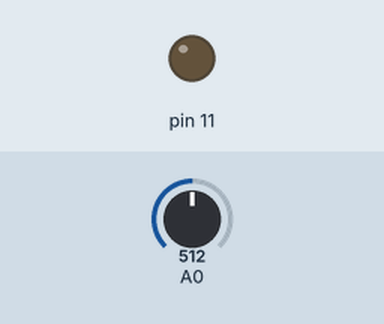
Recording of a sketch running on a simulated Arduino Uno, built with avr-gcc and run on an emulated ATmega328P. Parts: output pins drawn as LEDs (lit = HIGH). The test bench sets the inputs (shaded band); at power-on: A0 = 512. What the sketch prints to the serial monitor is not drawn.

Above: at 1.2 s.
1.3 s: A0 set to 318
2.8 s: A0 set to 292
At 3.1 s:
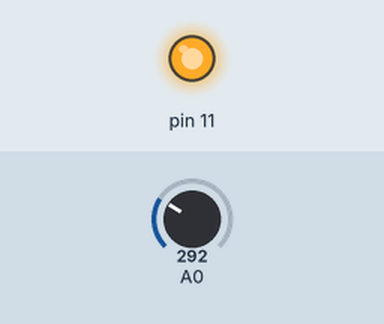
4.3 s: A0 set to 306
At 5.5 s:
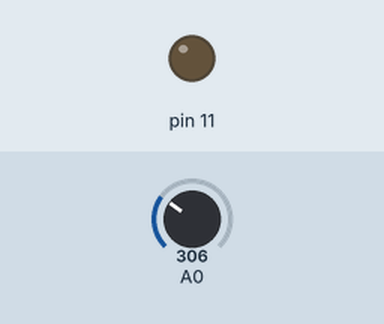
5.8 s: A0 set to 290
At 7.0 s:
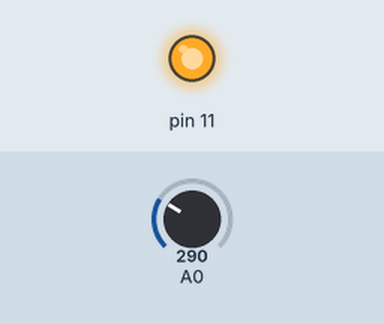
Timing chart, 0 to 8.3 s (numbered marks = the images above; inputs shaded):
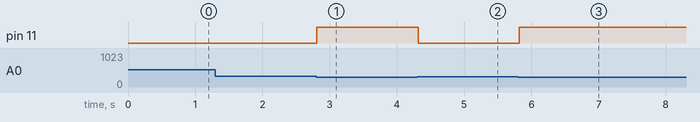

Measured:
- the behaviour switches between 301 and 300 on A0 (found by bisection; images 0 and 1)
- after the input at 1.3 s, every drawn part: stays the same
- after the input at 2.8 s, pin 11: LOW → HIGH at once
- after the input at 4.3 s, pin 11: HIGH → LOW at once
- after the input at 5.8 s, pin 11: LOW → HIGH at once

The sketch:

CDS_practice1.ino
```cpp
int brightness;
int val;

void setup() {
  // put your setup code here, to run once:
  pinMode(A0, INPUT);
  pinMode(11, OUTPUT);
  Serial.begin(9600);
}

void loop() {
  // put your main code here, to run repeatedly:
  brightness = analogRead(A0);

  /*val = map(brightness, 300, 600, 255, 0);
  val = constrain(val, 0, 255);

  analogWrite(11, val);*/

  if(brightness <= 300){
    digitalWrite(11, HIGH);
  }
  else{
    digitalWrite(11, LOW);
  }

  Serial.print("밝기 :");
  Serial.println(brightness);
  /*Serial.print("PWM :");
  Serial.println(val);*/

  delay(100);
}
```
